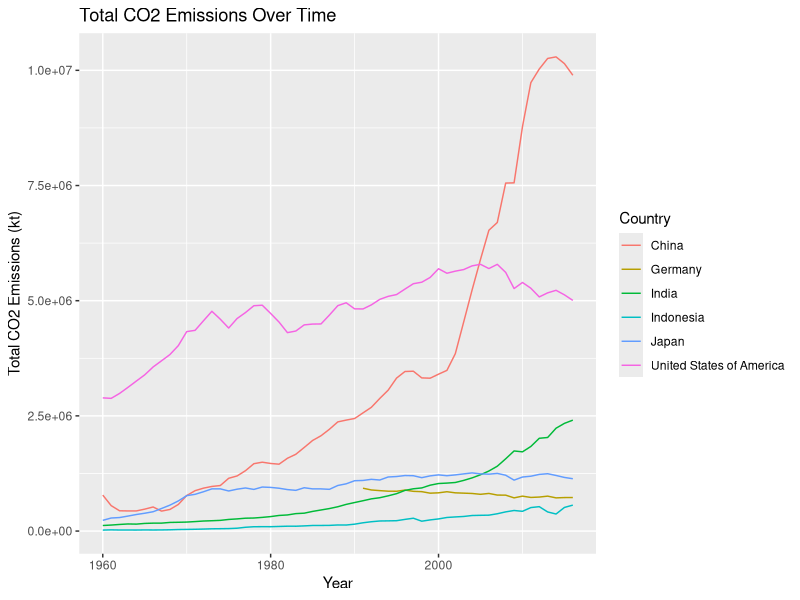
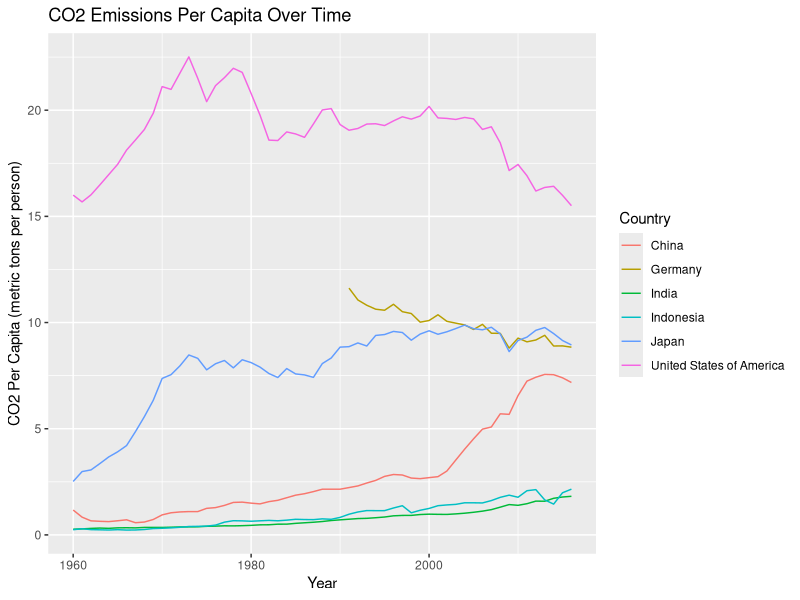
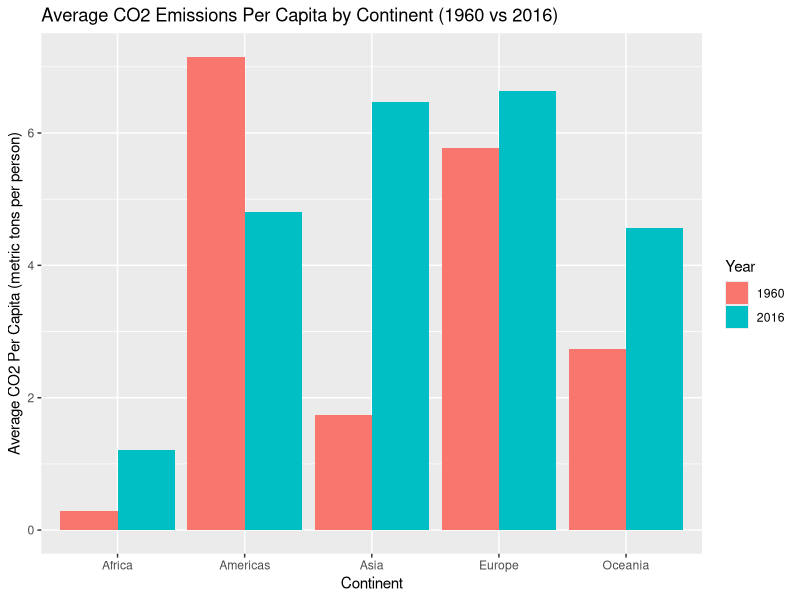
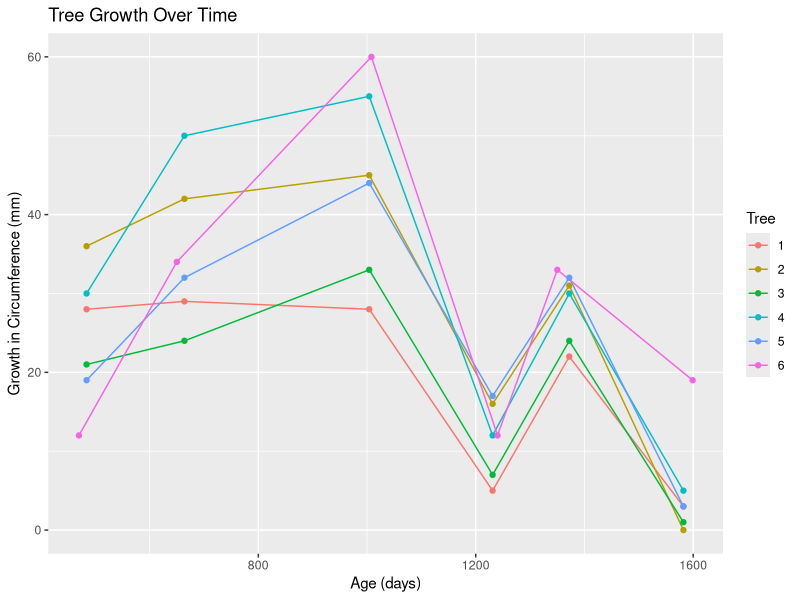
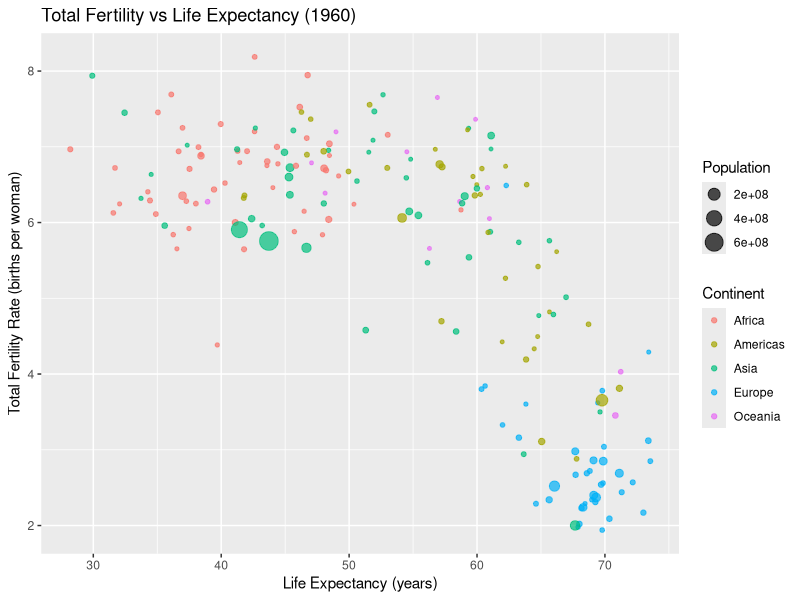
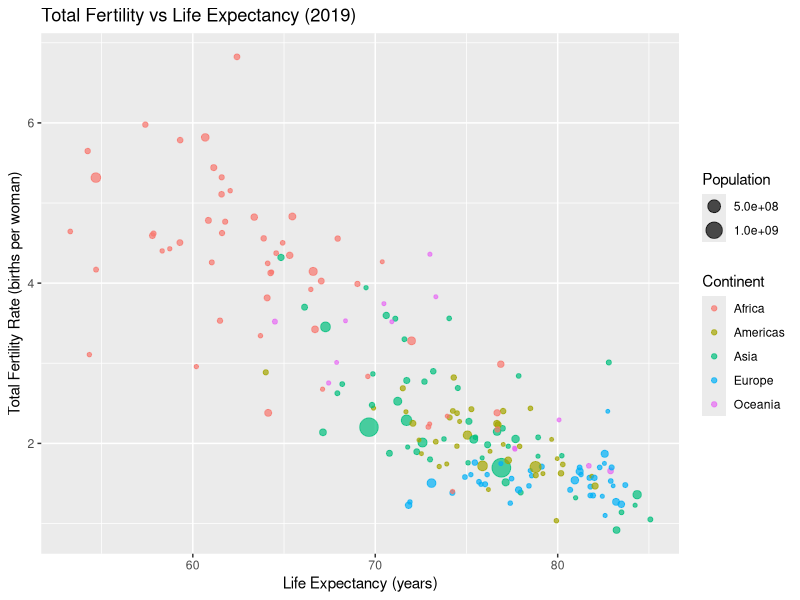
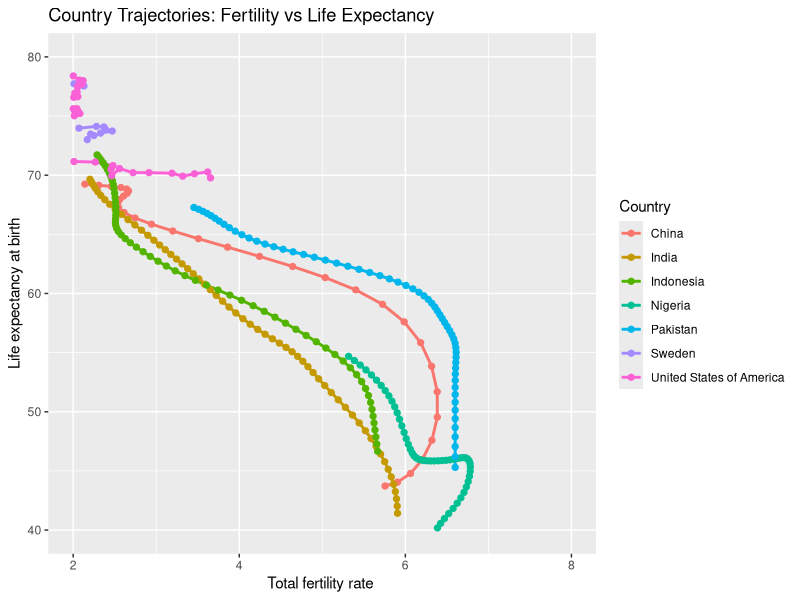
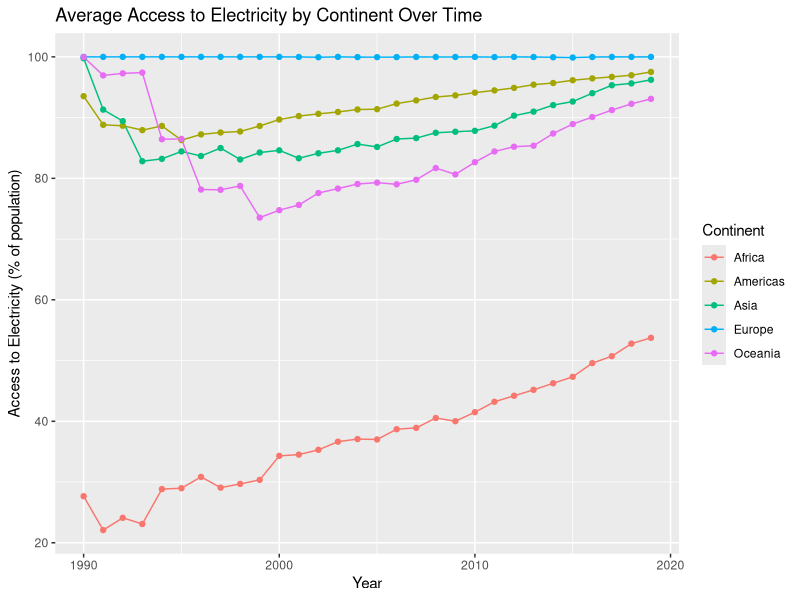

Here is the R script that generated these plots, in order:
## ---- chunk 1
library(readr)
library(dplyr)
library(ggplot2)

data <- read_delim("gapminder.csv")

nrow(data)
ncol(data)
## ---- chunk 2
data %>% head(10)
## ---- chunk 3
data %>%
  filter(grepl("Korea|Venezuela|Kingdom", name)) %>%
  select(name, iso3, iso2) %>%
  distinct() %>%
  arrange(name)
## ---- chunk 4
data %>%
  filter(time == 2000, !is.na(region)) %>%
  group_by(region) %>%
  summarize(n_countries = n_distinct(name))
## ---- chunk 5
data %>%
  summarize(
    n_names = n_distinct(name),
    n_iso2 = n_distinct(iso2, na.rm = TRUE),
    n_iso3 = n_distinct(iso3, na.rm = TRUE)
  )
## ---- chunk 6
data %>%
  filter(is.na(iso2)) %>%
  select(name, iso2, iso3) %>%
  distinct()
## ---- chunk 7
data %>%
  filter(name == "Namibia") %>%
  select(name, time, iso2, iso3) %>%
  arrange(time) %>%
  head(15)
## ---- chunk 8
data_co2 <- data %>%
  filter(!is.na(co2_PC))
nrow(data_co2)
## ---- chunk 9
countries_plot <- c("United States of America", "China", "India", "Germany", "Indonesia", "Japan")

data_co2 %>%
  filter(name %in% countries_plot, !is.na(co2)) %>%
  ggplot(aes(x = time, y = co2, col = name)) +
  geom_line() +
  labs(
    title = "Total CO2 Emissions Over Time",
    x = "Year",
    y = "Total CO2 Emissions (kt)",
    col = "Country"
  )
## ---- chunk 10
data_co2 %>%
  filter(name %in% countries_plot, !is.na(co2_PC)) %>%
  ggplot(aes(x = time, y = co2_PC, col = name)) +
  geom_line() +
  labs(
    title = "CO2 Emissions Per Capita Over Time",
    x = "Year",
    y = "CO2 Per Capita (metric tons per person)",
    col = "Country"
  )
## ---- chunk 11
data_co2 %>%
  filter(time %in% c(1960, 2016), !is.na(co2_PC), !is.na(region)) %>%
  group_by(region, time) %>%
  summarize(avg_co2_PC = round(mean(co2_PC, na.rm = TRUE), 2)) %>%
  arrange(region, time)
## ---- chunk 12
data_co2 %>%
  filter(time %in% c(1960, 2016), !is.na(co2_PC), !is.na(region)) %>%
  group_by(region, time) %>%
  summarize(avg_co2_PC = mean(co2_PC, na.rm = TRUE)) %>%
  ggplot(aes(x = region, y = avg_co2_PC, fill = factor(time))) +
  geom_col(position = "dodge") +
  labs(
    title = "Average CO2 Emissions Per Capita by Continent (1960 vs 2016)",
    x = "Continent",
    y = "Average CO2 Per Capita (metric tons per person)",
    fill = "Year"
  )
## ---- chunk 13
orange <- read_delim("orange-trees.csv")

head(orange)
glimpse(orange)
## ---- chunk 14
tree1 <- orange %>%
  filter(tree == 1)
tree1
## ---- chunk 15
tree1 <- tree1 %>%
  mutate(growth = circumference - lag(circumference))

tree1
## ---- chunk 16
orange <- orange %>%
  group_by(tree) %>%
  mutate(growth = circumference - lag(circumference))

orange
## ---- chunk 17
orange %>%
  filter(!is.na(growth)) %>%
  ggplot(aes(x = age, y = growth, col = factor(tree))) +
  geom_line() +
  geom_point() +
  labs(
    title = "Tree Growth Over Time",
    x = "Age (days)",
    y = "Growth in Circumference (mm)",
    col = "Tree"
  )
## ---- chunk 18
data_life <- data %>%
  filter(!is.na(region), !is.na(lifeExpectancy), !is.na(fertilityRate))

nrow(data_life)
## ---- chunk 19
data_life %>%
  filter(time == 1960) %>%
  ggplot(aes(x = lifeExpectancy, y = fertilityRate, 
             size = totalPopulation, col = region)) +
  geom_point(alpha = 0.7) +
  labs(
    title = "Total Fertility vs Life Expectancy (1960)",
    x = "Life Expectancy (years)",
    y = "Total Fertility Rate (births per woman)",
    size = "Population",
    col = "Continent"
  )
## ---- chunk 20
data_life %>%
  filter(time == 2019) %>%
  ggplot(aes(x = lifeExpectancy, y = fertilityRate, 
             size = totalPopulation, col = region)) +
  geom_point(alpha = 0.7) +
  labs(
    title = "Total Fertility vs Life Expectancy (2019)",
    x = "Life Expectancy (years)",
    y = "Total Fertility Rate (births per woman)",
    size = "Population",
    col = "Continent"
  )
## ---- chunk 21
data_life %>%
  filter(time %in% c(1960, 2019)) %>%
  group_by(region, time) %>%
  summarize(avg_life_exp = round(mean(lifeExpectancy, na.rm = TRUE), 1)) %>%
  arrange(region, time)
## ---- chunk 22
data_life %>%
  filter(time %in% c(1960, 2019)) %>%
  group_by(region, time) %>%
  summarize(avg_life_exp = mean(lifeExpectancy, na.rm = TRUE)) %>%
  group_by(region) %>%
  summarize(growth = round(avg_life_exp[time == 2019] - avg_life_exp[time == 1960], 1)) %>%
  arrange(desc(growth))
## ---- chunk 23
countries_trajectory <- c("United States of America", "Sweden", "Indonesia", "Pakistan", "China", "India", "Nigeria")

data_life %>%
  filter(name %in% countries_trajectory) %>%
  arrange(name, time) %>%                        
  ggplot(aes(
    x = fertilityRate,
    y = lifeExpectancy,
    color = name,
    group = name
  )) +
  geom_path(linewidth = 1) +                   
  geom_point(size = 1.8) +
  labs(
    title = "Country Trajectories: Fertility vs Life Expectancy",
    x = "Total fertility rate ",
    y = "Life expectancy at birth",
    color = "Country"
  ) +
  scale_x_continuous(limits = c(2, 8)) +
  scale_y_continuous(limits = c(40, 80))


## ---- chunk 24
data_life %>%
  filter(time %in% c(1960, 2019), !is.na(lifeExpectancy)) %>%
  group_by(time) %>%
  mutate(rank = rank(desc(lifeExpectancy))) %>% 
  filter(name == "United States of America") %>%
  select(name, time, lifeExpectancy, rank)
## ---- chunk 25
data %>%
  filter(!is.na(region), !is.na(accessElectricity)) %>%
  group_by(region, time) %>%
  summarize(avg_electricity = mean(accessElectricity, na.rm = TRUE)) %>%
  ggplot(aes(x = time, y = avg_electricity, col = region)) +
  geom_line() +
  geom_point() +
  labs(
    title = "Average Access to Electricity by Continent Over Time",
    x = "Year",
    y = "Access to Electricity (% of population)",
    col = "Continent"
  )
## ---- chunk 26
data %>%
  filter(region == "Oceania", !is.na(accessElectricity)) %>%
  group_by(time) %>%
  summarise(n_countries = n_distinct(name),
            avg_access = mean(accessElectricity, na.rm = TRUE),
            .groups = "drop")
## ---- chunk 27
data_mortality <- data %>%
  filter(!is.na(childMortality), !is.na(lifeExpectancy))

nrow(data_mortality)
## ---- chunk 28
countries_ec <- c("Rwanda","Cambodia","Afghanistan","China")


data_mortality %>%
  filter(name %in% countries_ec) %>%
  arrange(name, time) %>%
  ggplot(aes(x = childMortality, y = lifeExpectancy,
             col = factor(name), group = name)) +
  geom_path() +                      
  geom_point(size = 2) +              
  geom_point(                          
    data = . %>% filter(time %% 10 == 0),
    size = 3, shape = 21, fill = "white"
  ) +
  labs(
    title = "Child Mortality vs Life Expectancy",
    x = "Child Mortality",
    y = "Life Expectancy (years)",
    col = "Country"
  ) +
  scale_x_continuous(limits = c(0, 350)) +
  scale_y_continuous(limits = c(20, 80))
